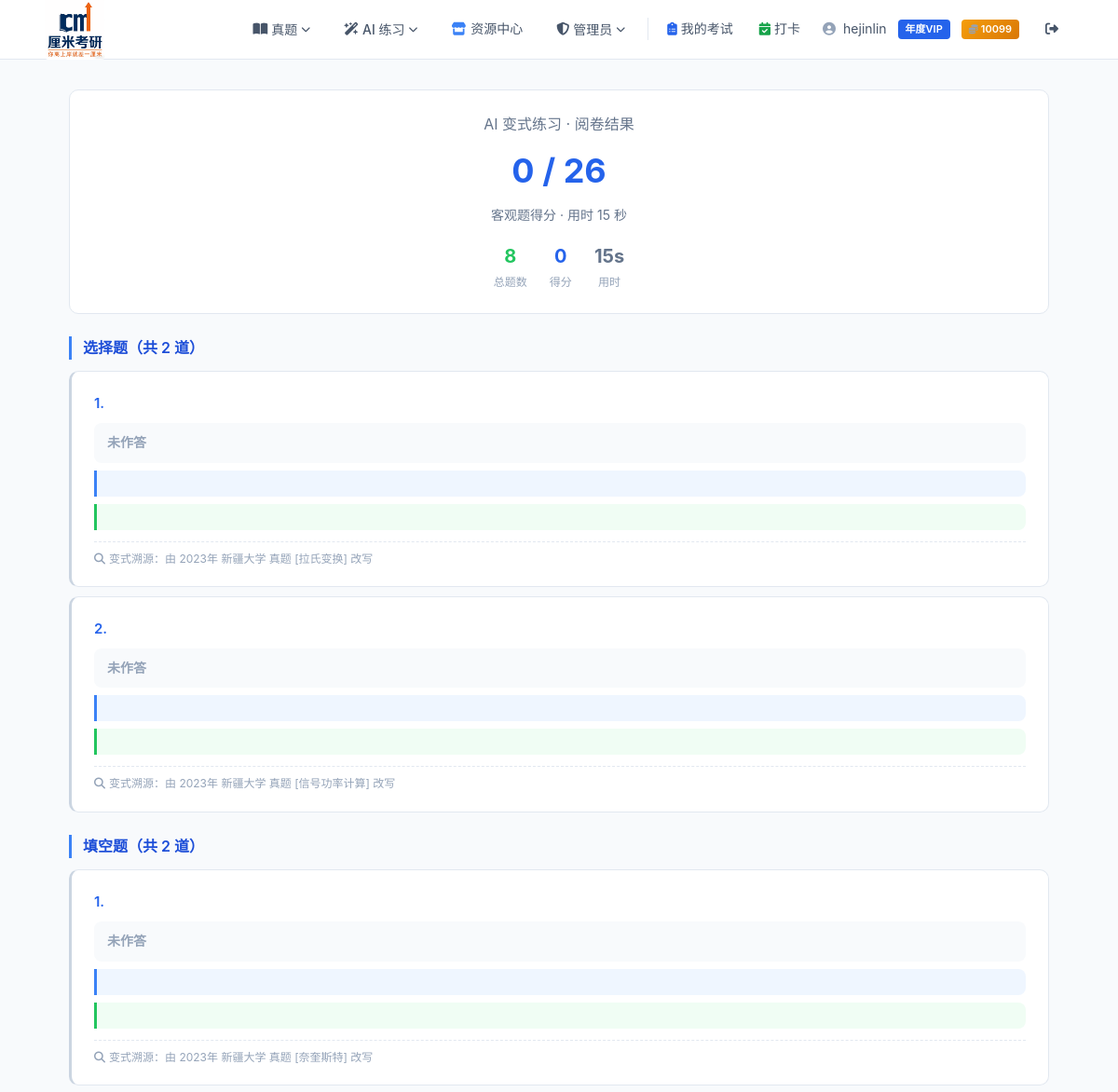
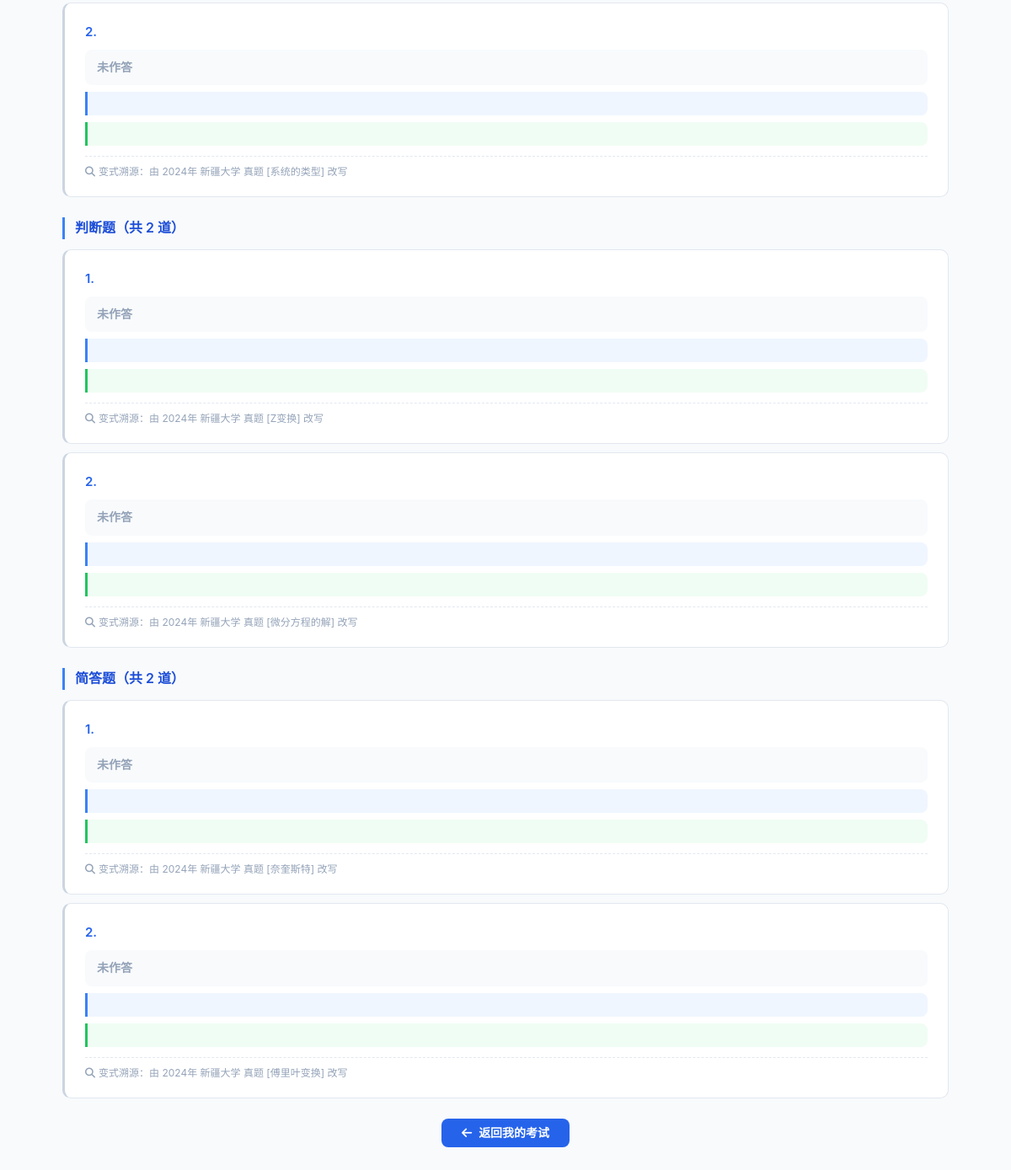
The page /ai-test/result/14/ (signed in) on the database its author committed (2 pictures, top to bottom).
### user/models.py (models this page shows, shortened)
class User(AbstractUser):
    VIP_CHOICES = [
        (0, "普通用户"),
        (1, "月度VIP"),
        (2, "季度VIP"),
        (3, "年度VIP"),
    ]
    vip_level = models.IntegerField(choices=VIP_CHOICES, default=0, verbose_name="VIP等级")
    vip_start_date = models.DateTimeField(null=True, blank=True, verbose_name="VIP开通时间")
    vip_expire_date = models.DateTimeField(null=True, blank=True, verbose_name="VIP过期时间")
    email_verified = models.BooleanField(default=False, verbose_name="邮箱已验证")
    email_token = models.UUIDField(null=True, blank=True, verbose_name="验证令牌")
    coins = models.IntegerField(default=0, verbose_name="站内点数")
    class Meta:
        verbose_name = "用户"
        verbose_name_plural = "用户"
    def is_vip(self):
        if self.vip_level == 0:
            return False
        if self.vip_expire_date is None:
            return False
        from django.utils import timezone
        return self.vip_expire_date > timezone.now()

### ai_test/models.py (models this page shows, shortened)
class AIExam(models.Model):
    STATUS_CHOICES = [
        ("pending", "生成中"),
        ("completed", "待练习"),
        ("taking", "作答中"),
        ("submitted", "已提交"),
    ]
    user = models.ForeignKey(settings.AUTH_USER_MODEL, on_delete=models.CASCADE, verbose_name="用户")
    subject = models.ForeignKey("kaoyan_app.Subject", on_delete=models.CASCADE, verbose_name="专业课")
    status = models.CharField(max_length=20, choices=STATUS_CHOICES, default="pending", verbose_name="状态")
    task_id = models.CharField(max_length=100, null=True, blank=True, verbose_name="异步任务ID")
    created_at = models.DateTimeField(auto_now_add=True, verbose_name="创建时间")
    completed_at = models.DateTimeField(null=True, blank=True, verbose_name="生成完成时间")
    started_at = models.DateTimeField(null=True, blank=True, verbose_name="开始作答时间")
    duration_seconds = models.IntegerField(default=0, verbose_name="作答时长(秒)")
    score = models.IntegerField(default=0, verbose_name="客观题得分")
    total_objective_score = models.IntegerField(default=0, verbose_name="客观题总分")
    choice_count = models.IntegerField(default=0, verbose_name="选择题数量")
    fill_count = models.IntegerField(default=0, verbose_name="填空题数量")
    judge_count = models.IntegerField(default=0, verbose_name="判断题数量")
    short_count = models.IntegerField(default=0, verbose_name="简答题数量")
    calc_count = models.IntegerField(default=0, verbose_name="计算题数量")
    draw_count = models.IntegerField(default=0, verbose_name="画图题数量")
    class Meta:
        verbose_name = "AI智能试卷"
        verbose_name_plural = "AI智能试卷"
        ordering = ["-created_at"]

class AIExamQuestion(models.Model):
    exam = models.ForeignKey(AIExam, on_delete=models.CASCADE, related_name="questions", verbose_name="AI试卷")
    question = models.ForeignKey(AIGeneratedQuestion, on_delete=models.CASCADE, verbose_name="AI题目")
    order = models.IntegerField(verbose_name="题目顺序")
    user_answer = models.TextField(null=True, blank=True, verbose_name="用户答题记录")
    class Meta:
        verbose_name = "AI试卷题目明细"
        verbose_name_plural = "AI试卷题目明细"
        ordering = ["order"]
        unique_together = ("exam", "question")

class AIGeneratedQuestion(models.Model):
    DIFFICULTY_CHOICES = [
        ("易", "易"),
        ("中", "中"),
        ("难", "难"),
    ]
    original_question = models.ForeignKey(
        "kaoyan_app.Question",
        on_delete=models.SET_NULL,
        null=True,
        blank=True,
        verbose_name="溯源真题"
    )
    year = models.IntegerField(verbose_name="参考年份")
    school = models.ForeignKey("kaoyan_app.School", on_delete=models.CASCADE, verbose_name="参考学校")
    question_type = models.ForeignKey("kaoyan_app.QuestionType", on_delete=models.CASCADE, verbose_name="题型")
    difficulty = models.CharField(max_length=2, choices=DIFFICULTY_CHOICES, verbose_name="难度")
    knowledge_point = models.CharField(max_length=200, verbose_name="知识点")
    content = models.TextField(verbose_name="AI改写题干", help_text="支持 Markdown + LaTeX 公式")
    options = models.JSONField(
        null=True, blank=True, verbose_name="选项",
        help_text='选择题必填，JSON 对象格式，如 {"A": "内容", "B": "内容"}'
    )
    correct_answer = models.TextField(null=True, blank=True, verbose_name="正确答案", help_text="选择题填A/B/C/D，判断题填对/错，填空题填标准答案，主观题留空")
    explanation = models.TextField(null=True, blank=True, verbose_name="简要解析", help_text="AI 生成的解题思路与简要解析")
    created_at = models.DateTimeField(auto_now_add=True, verbose_name="生成时间")
    class Meta:
        verbose_name = "AI练习题"
        verbose_name_plural = "AI练习题"
        ordering = ["-created_at"]

### kaoyan_app/models.py (models this page shows, shortened)
class QuestionType(models.Model):
    name = models.CharField(max_length=50, unique=True, verbose_name="题型名称")
    class Meta:
        verbose_name = "题型"
        verbose_name_plural = "题型"
        ordering = ["id"]

class School(models.Model):
    name = models.CharField(max_length=100, unique=True, verbose_name="学校名称")
    class Meta:
        verbose_name = "学校"
        verbose_name_plural = "学校"
        ordering = ["name"]

### kaoyan_project/vip_utils.py (the view)
    @login_required
    def wrapper(request, *args, **kwargs):
        if not request.user.is_vip():
            return redirect(
                reverse("user:vip") + "?from=" + view_func.__name__
            )
        return view_func(request, *args, **kwargs)

### ai_test/templates/ai_test/ai_exam_result.html (shortened to what this page needs)
{% extends "user/base.html" %}
{% block extra_style %}
<link rel="stylesheet" href="https://cdn.jsdelivr.net/npm/katex@0.16.9/dist/katex.min.css">
{% endblock %}
{% block content %}
<div class="result-header">
    <div style="font-size:16px;color:var(--gray-500);margin-bottom:8px;">AI 变式练习 · 阅卷结果</div>
    <div class="result-score">{{ exam.score }} / {{ exam.total_objective_score }}</div>
    <div class="result-detail">客观题得分 · 用时 {{ exam.duration_seconds|default:0 }} 秒</div>
    <div class="result-stats">
        <div class="stat-item">
            <div class="stat-num" style="color:#22c55e;">{{ exam_questions|length }}</div>
            <div class="stat-label">总题数</div>
        </div>
        <div class="stat-item">
            <div class="stat-num" style="color:var(--blue-600);">{{ exam.score }}</div>
            <div class="stat-label">得分</div>
        </div>
        <div class="stat-item">
            <div class="stat-num" style="color:var(--gray-500);">{{ exam.duration_seconds|default:0 }}s</div>
            <div class="stat-label">用时</div>
        </div>
    </div>
</div>
{% regroup exam_questions by question.question_type.name as sections %}
{% for section in sections %}
<div class="q-section">
    <div class="q-section-title">{{ section.grouper }}题（共 {{ section.list|length }} 道）</div>
    {% for eq in section.list %}
    {% with type_name=section.grouper correct_answer=eq.question.correct_answer user_ans=eq.user_answer %}
    {% if type_name in "选择,判断,填空" %}
        {% if user_ans and correct_answer and user_ans|striptags == correct_answer|striptags %}
        <div class="card q-item correct">
        {% else %}
        <div class="card q-item {% if user_ans %}wrong{% else %}skip{% endif %}">
        {% endif %}
    {% else %}
        <div class="card q-item skip">
    {% endif %}
        <div class="q-content">
            <span class="q-num">{{ forloop.counter }}.</span>
        </div>
        {% if user_ans %}
        <div class="user-answer"><strong>你的答案：</strong>{{ user_ans }}</div>
        {% else %}
        <div class="user-answer" style="color:var(--gray-400);"><strong>未作答</strong></div>
        {% endif %}
        {% if correct_answer %}
        <div class="answer-reveal" data-raw="{{ correct_answer|escape }}"></div>
        {% endif %}
        {% if eq.question.explanation %}
        <div class="explanation-reveal" data-raw="{{ eq.question.explanation|escape }}"></div>
        {% endif %}
        <div class="q-meta">
            <i class="fa-solid fa-magnifying-glass" style="margin-right:4px;"></i>变式溯源：由 {{ eq.question.year }}年 {{ eq.question.school.name }} 真题 [{{ eq.question.knowledge_point }}] 改写
        </div>
    </div>
    {% endwith %}
    {% endfor %}
</div>
{% endfor %}
<div class="btn-bar">
    <a href="{% url 'user:my_exams' %}" class="btn btn-primary"><i class="fa-solid fa-arrow-left"></i> 返回我的考试</a>
</div>
{% endblock %}

### user/templates/user/base.html (shortened to what this page needs)
{% load static %}
<!DOCTYPE html>
<html lang="zh-CN">
<head>
    <link rel="stylesheet" href="https://cdnjs.cloudflare.com/ajax/libs/font-awesome/6.5.1/css/all.min.css">
    {% block extra_style %}{% endblock %}
</head>
<body>
    <nav class="navbar">
        <a href="{% url 'user:home' %}" class="logo">
            <img src="{% static 'images/CM.png' %}" alt="厘米考研" style="height:65px;width:auto;border-radius:4px;">
        </a>
        <div class="nav-links">
            <div class="nav-dropdown" onclick="this.classList.toggle('open')">
                <button class="nav-dropdown-toggle">
                    <i class="fa-solid fa-book-open"></i> 真题 <i class="fa-solid fa-chevron-down caret"></i>
                </button>
            </div>
            <div class="nav-dropdown" onclick="this.classList.toggle('open')">
                <button class="nav-dropdown-toggle">
                    <i class="fa-solid fa-wand-magic-sparkles"></i> AI 练习 <i class="fa-solid fa-chevron-down caret"></i>
                </button>
            </div>
            <a href="{% url 'res_center:list' %}" style="color:var(--gray-600); text-decoration:none; font-size:14px; font-weight:500; padding:8px 16px; border-radius:var(--radius); transition:all 0.2s; display:inline-flex; align-items:center; gap:5px;">
                <i class="fa-solid fa-store" style="color:var(--blue-500);"></i> 资源中心
            </a>
            {% if user.is_authenticated and user.is_staff %}
            <div class="nav-dropdown" onclick="this.classList.toggle('open')">
                <button class="nav-dropdown-toggle">
                    <i class="fa-solid fa-shield-halved"></i> 管理员 <i class="fa-solid fa-chevron-down caret"></i>
                </button>
            </div>
            {% endif %}
            {% if user.is_authenticated %}
                <a href="{% url 'user:my_exams' %}" style="color:var(--gray-600); text-decoration:none; font-size:14px; font-weight:500; padding:8px 12px; border-radius:var(--radius); transition:all 0.2s; display:inline-flex; align-items:center; gap:4px;">
                    <i class="fa-solid fa-clipboard-list" style="color:var(--blue-600);"></i> 我的考试
                </a>
                <a href="{% url 'user:checkin_calendar' %}" style="color:var(--gray-600); text-decoration:none; font-size:14px; font-weight:500; padding:8px 12px; border-radius:var(--radius); transition:all 0.2s; display:inline-flex; align-items:center; gap:4px;">
                    <i class="fa-solid fa-calendar-check" style="color:#16a34a;"></i> 打卡
                </a>
                <div class="nav-user">
                    <i class="fa-solid fa-circle-user"></i>
                    {{ user.username }}
                    {% if is_vip %}<span class="vip-tag">{{ vip_label }}</span>{% endif %}
                    <span class="coin-tag" style="background:linear-gradient(135deg,#f59e0b,#d97706);color:#fff;font-size:11px;font-weight:600;padding:2px 8px;border-radius:4px;margin-left:4px;display:inline-flex;align-items:center;gap:3px;">
                        <i class="fa-solid fa-coins" style="font-size:10px;"></i> {{ user_coins }}
                    </span>
                </div>
                <a href="{% url 'user:logout' %}" class="btn-ghost"><i class="fa-solid fa-right-from-bracket"></i></a>
            {% else %}
                <a href="{% url 'user:login' %}" class="btn btn-outline">登录</a>
                <a href="{% url 'user:register' %}" class="btn btn-primary">注册</a>
            {% endif %}
        </div>
    </nav>
    <div class="main-content">
        {% block content %}{% endblock %}
    </div>
</body>
</html>

### rows shown on the page
User: username "hejinlin"
AIExam: score "0", total_objective_score "26", duration_seconds "15"
QuestionType: grouper "选择"
AIExamQuestion: question.year "2023", question.school.name "新疆大学", question.knowledge_point "拉氏变换"
AIExamQuestion: question.year "2023", question.school.name "新疆大学", question.knowledge_point "信号功率计算"
QuestionType: grouper "填空"
AIExamQuestion: question.year "2023", question.school.name "新疆大学", question.knowledge_point "奈奎斯特"
AIExamQuestion: question.year "2024", question.school.name "新疆大学", question.knowledge_point "系统的类型"
QuestionType: grouper "判断"
AIExamQuestion: question.year "2024", question.school.name "新疆大学", question.knowledge_point "Z变换"
AIExamQuestion: question.year "2024", question.school.name "新疆大学", question.knowledge_point "微分方程的解"
QuestionType: grouper "简答"
AIExamQuestion: question.year "2024", question.school.name "新疆大学", question.knowledge_point "奈奎斯特"
AIExamQuestion: question.year "2024", question.school.name "新疆大学", question.knowledge_point "傅里叶变换"

### other values the page prints
{{ vip_label }} "年度VIP"
{{ user_coins }} "10099"
{{ exam_questions|length }} "8"
{{ section.list|length }} "2" "2" "2" "2"
